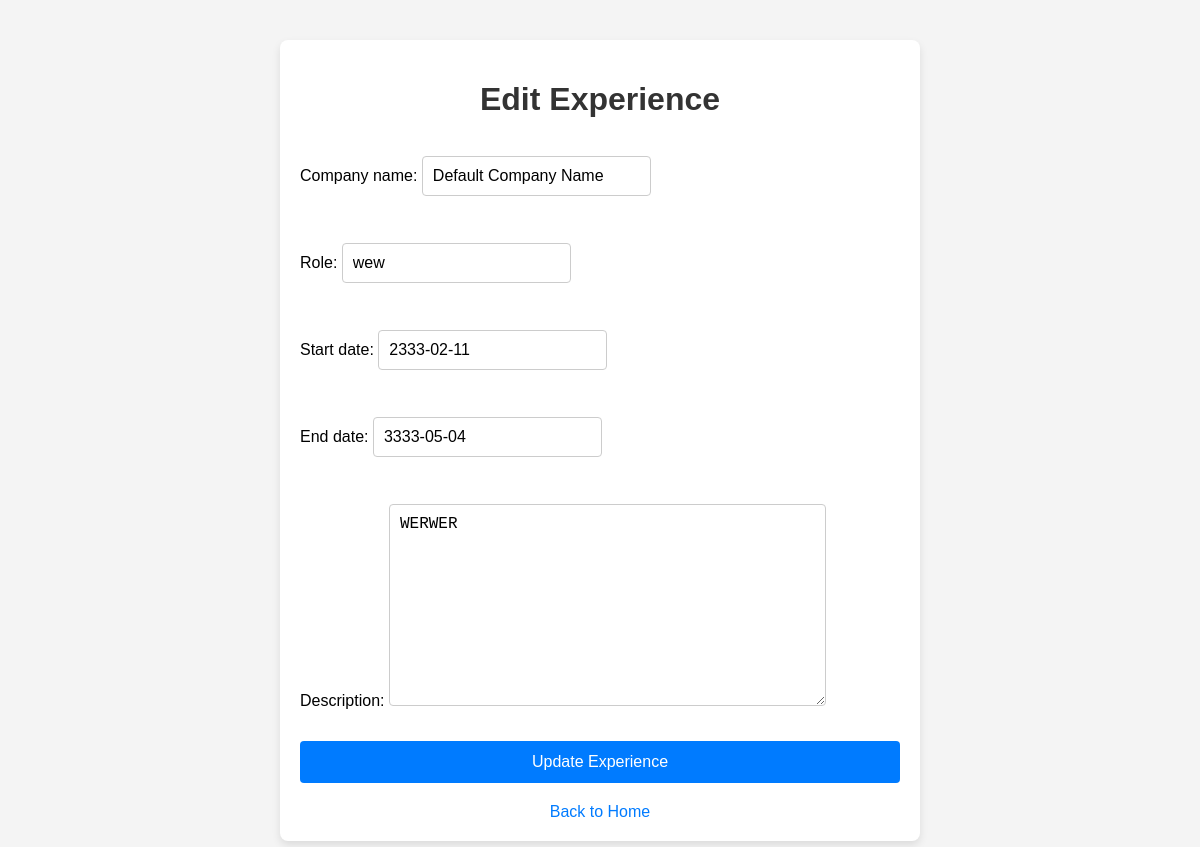
Screenshot of /edit_experience/1/ (signed in) with the database file from the repository.
### Portfolio_app/models.py (models this page shows, shortened)
class Experience(models.Model):
    user = models.ForeignKey(User, on_delete=models.CASCADE)
    company_name = models.CharField(max_length=255, default="Default Company Name")
    role = models.CharField(max_length=255)
    start_date = models.DateField(default=now)
    end_date = models.DateField(default=now)
    description = models.TextField()

### Portfolio_app/views.py (the view)
# urls.py: path('edit_experience/<int:pk>/', views.edit_experience, name='edit_experience'),
@login_required
def edit_experience(request, pk):
    experience = get_object_or_404(Experience, pk=pk)
    if request.method == 'POST':
        form = ExperienceForm(request.POST, instance=experience)
        if form.is_valid():
            form.save()
            return redirect('experience_details',pk=experience.pk)
    else:
        form = ExperienceForm(instance=experience)
    return render(request, 'edit_experience.html', {'form': form, 'experience': experience})

### Portfolio_app/forms.py
class ExperienceForm(forms.ModelForm):
    class Meta:
        model = Experience
        fields = ['company_name', 'role', 'start_date', 'end_date', 'description']

### Portfolio_app/Templates/edit_experience.html (shortened to what this page needs)
<!DOCTYPE html>
<html lang="en">
<head>
</head>
<body>
    <div class="container">
        <h1>Edit Experience</h1>
        <form method="post">
            {{ form.as_p }}
            <button type="submit">Update Experience</button>
        </form>
        <div class="back-link">
            <a href="{% url 'home' %}">Back to Home</a>
        </div>
    </div>
</body>
</html>

### Portfolio_app/Templates/edit_experience.html (style rules this page uses)
body { font-family: Arial, sans-serif; background-color: #f4f4f4; margin: 0; padding: 0; }
.container { width: 100%; max-width: 600px; margin: 40px auto; padding: 20px; background-color: #fff; border-radius: 8px; box-shadow: 0 4px 8px rgba(0, 0, 0, 0.1); }
h1 { text-align: center; color: #333; }
form { display: flex; flex-direction: column; gap: 15px; }
form input, form select, form textarea { padding: 10px; border: 1px solid #ccc; border-radius: 4px; font-size: 16px; }
form button { padding: 12px; background-color: #007BFF; color: white; border: none; border-radius: 4px; font-size: 16px; cursor: pointer; }
.back-link { text-align: center; margin-top: 20px; }
.back-link a { text-decoration: none; color: #007BFF; }

### rows the page displays
Experience: company_name "Default Company Name", role "wew", start_date "2333-02-11", end_date "3333-05-04", description "WERWER"
